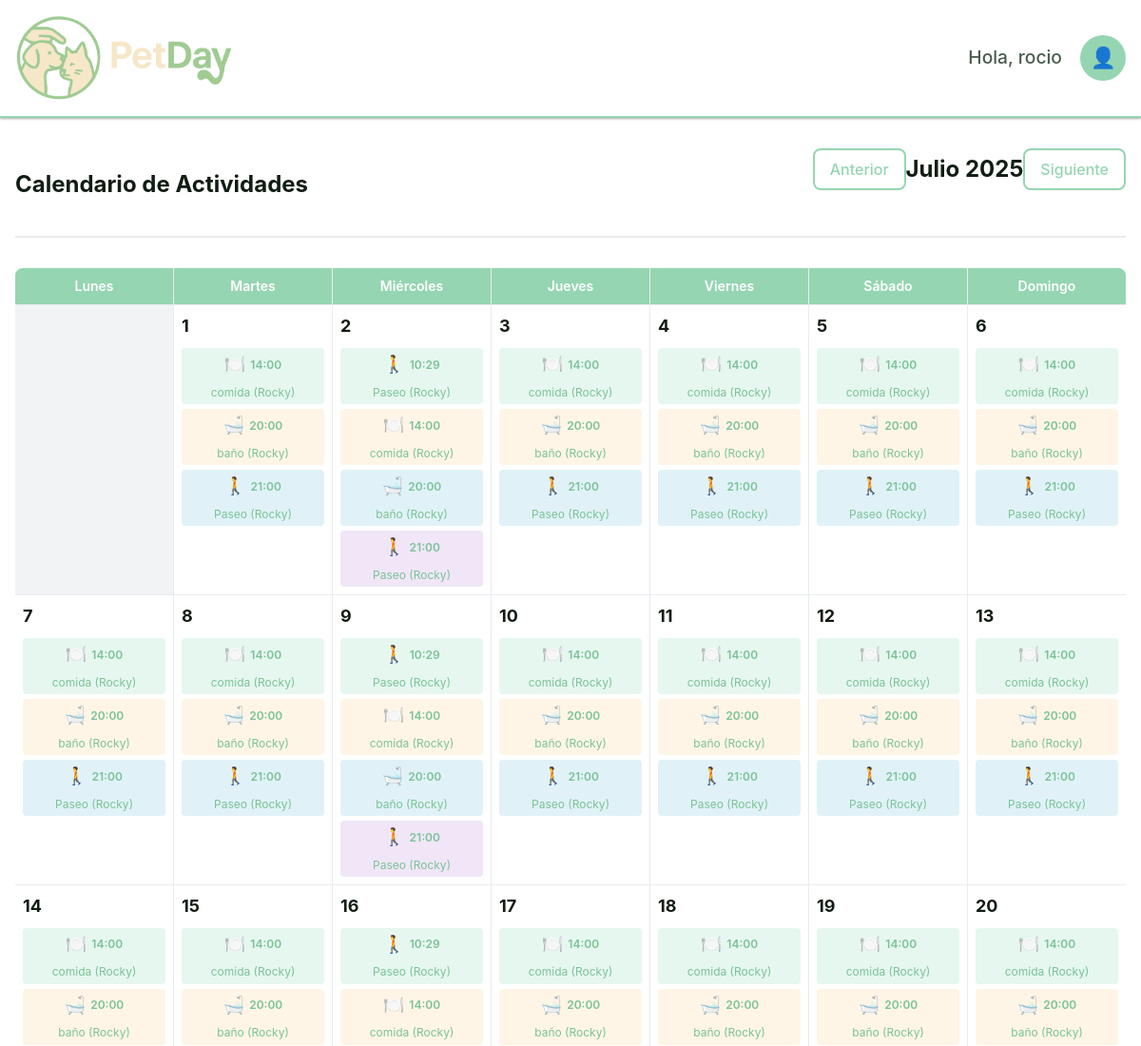
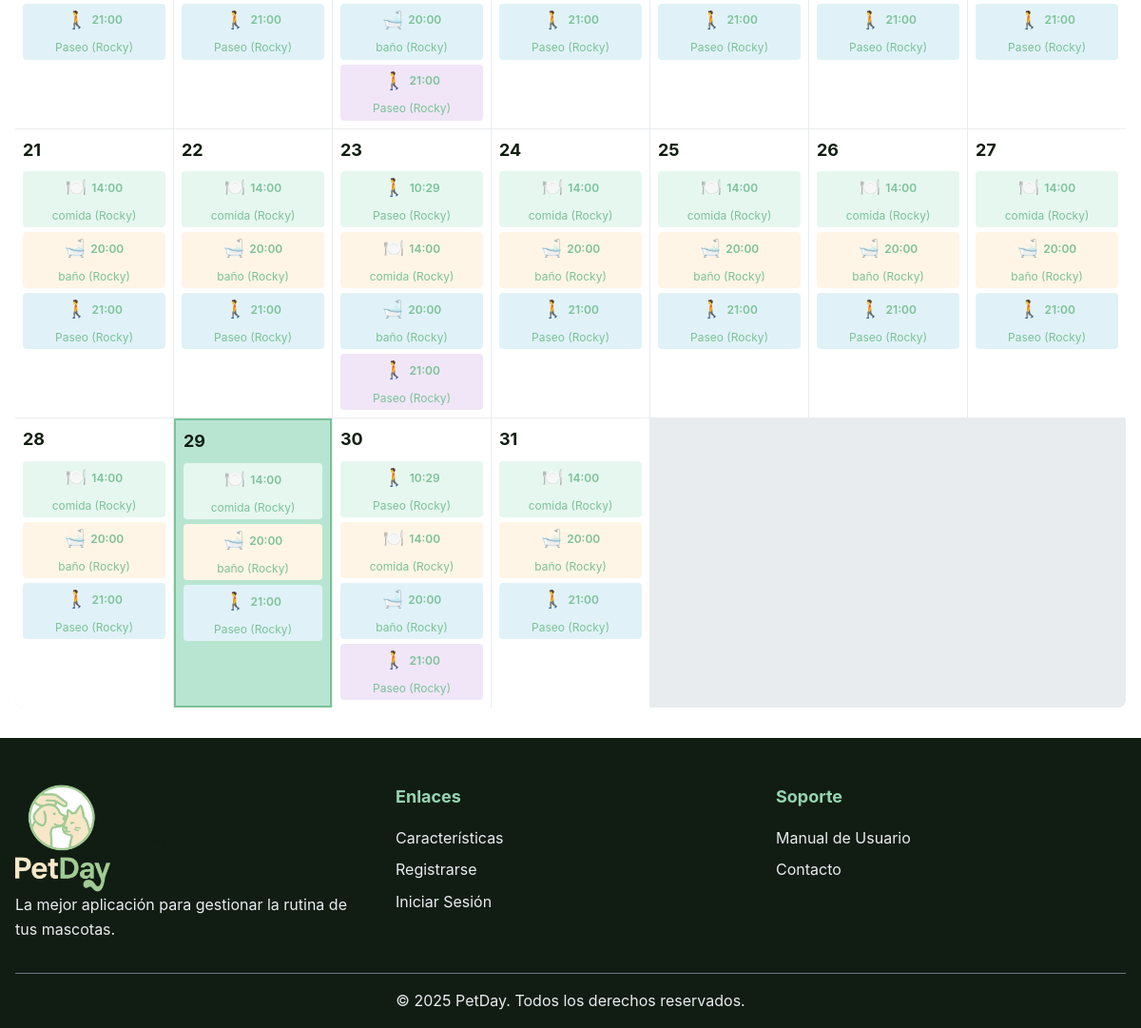
The page /php/calendar/calendar.php (signed in) on the database its author committed (2 pictures, top to bottom).
### tables this page shows
CREATE TABLE `usuarios` (
  `id_usuario` int(11) NOT NULL,
  `nombre_completo` varchar(100) NOT NULL,
  `email` varchar(100) NOT NULL,
  `token` varchar(255) NOT NULL,
  `token_recuperacion` varchar(255) NOT NULL,
  `password_hash` varchar(255) NOT NULL,
  `telefono` varchar(20) DEFAULT NULL,
  `rol` enum('usuario','veterinario','adiestrador') DEFAULT 'usuario',
  `fecha_registro` timestamp NOT NULL DEFAULT current_timestamp(),
  `activo` tinyint(1) DEFAULT 1,
  `is_verified` tinyint(1) DEFAULT 0
);

CREATE TABLE `rutinas` (
  `id_rutina` int(11) NOT NULL,
  `id_mascota` int(11) NOT NULL,
  `tipo_actividad` enum('comida','paseo','juego','medicacion','higiene','entrenamiento') NOT NULL,
  `nombre_actividad` varchar(100) NOT NULL,
  `descripcion` text DEFAULT NULL,
  `hora_programada` time NOT NULL,
  `dias_semana` set('lunes','martes','miercoles','jueves','viernes','sabado','domingo') NOT NULL,
  `activa` tinyint(1) DEFAULT 1,
  `fecha_creacion` timestamp NOT NULL DEFAULT current_timestamp()
);

### php/includes/functions.php (called while the page is built, shortened)
<?php
require_once __DIR__ . '/../../config/database_config.php';
function getUserById($userId) {
    $sql = "SELECT id_usuario, nombre_completo, email, telefono, rol, fecha_registro
            FROM usuarios
            WHERE id_usuario = ? AND activo = 1";
    return fetchOne($sql, [$userId]);
}
function getUserPets($userId) {
    $sql = "SELECT id_mascota, nombre, especie, raza, edad, peso, genero, foto, fecha_creacion
            FROM mascotas
            WHERE id_usuario = ?
            ORDER BY fecha_creacion DESC";
    return fetchAll($sql, [$userId]);
}
function getActivityIcon($activityType) {
    $icons = [
        'comida' => '🍽️',
        'paseo' => '🚶',
        'juego' => '🎾',
        'medicacion' => '💊',
        'higiene' => '🛁',
        'entrenamiento' => '🎯'
    ];
    return $icons[$activityType] ?? '📋';
}
function getPetRoutines($petId) {
    $sql = "SELECT * FROM rutinas WHERE id_mascota = ? ORDER BY hora_programada ASC";
    return fetchAll($sql, [$petId]);
}
?>

### config/database_config.php (called while the page is built, shortened)
<?php
function getConnection() {
    static $pdo = null;
    if ($pdo === null) {
        try {
            $dsn = "mysql:host=" . DB_HOST . ";dbname=" . DB_NAME . ";charset=" . DB_CHARSET;
            $options = [
                PDO::ATTR_ERRMODE            => PDO::ERRMODE_EXCEPTION,
                PDO::ATTR_DEFAULT_FETCH_MODE => PDO::FETCH_ASSOC,
                PDO::ATTR_EMULATE_PREPARES   => false,
                PDO::MYSQL_ATTR_INIT_COMMAND => "SET NAMES " . DB_CHARSET
            ];
            $pdo = new PDO($dsn, DB_USER, DB_PASS, $options);
        } catch (PDOException $e) {
            error_log("Error de conexión a la base de datos: " . $e->getMessage());
            throw new PDOException("Error de conexión a la base de datos");
        }
    }
    return $pdo;
}
function executeQuery($sql, $params = []) {
    $pdo = getConnection();
    $stmt = $pdo->prepare($sql);
    $stmt->execute($params);
    return $stmt;
}
function fetchOne($sql, $params = []) {
    $stmt = executeQuery($sql, $params);
    return $stmt->fetch();
}
function fetchAll($sql, $params = []) {
    $stmt = executeQuery($sql, $params);
    return $stmt->fetchAll();
}
?>

### php/calendar/calendar.php (the view, shortened to what this page needs)
<?php
require_once '../../config/database_config.php';
require_once '../includes/functions.php';
$userId = $_SESSION['user_id'];
$user = getUserById($userId);
$pets = getUserPets($userId);
$isLoggedIn = true;
$currentMonth = isset($_GET['month']) ? intval($_GET['month']) : date('n');
$currentYear = isset($_GET['year']) ? intval($_GET['year']) : date('Y');
$date = new DateTime("$currentYear-$currentMonth-01");
$daysInMonth = $date->format('t');
$firstDayOfWeek = $date->format('N');
$calendar = [];
$dayCounter = 1;
for ($i = 1; $i < $firstDayOfWeek; $i++) {
    $calendar[] = null;
}
while ($dayCounter <= $daysInMonth) {
    $currentDate = sprintf("%04d-%02d-%02d", $currentYear, $currentMonth, $dayCounter);
    $calendar[] = [
        'date' => $currentDate,
        'day' => $dayCounter,
        'routines' => [],
        'events' => []
    ];
    $dayCounter++;
}
foreach ($pets as $pet) {
    $petRoutines = getPetRoutines($pet['id_mascota']);
}
$prevMonth = $currentMonth - 1;
$prevYear = $currentYear;
$nextMonth = $currentMonth + 1;
$nextYear = $currentYear;
$monthNames = [
    1 => 'Enero', 2 => 'Febrero', 3 => 'Marzo', 4 => 'Abril',
    5 => 'Mayo', 6 => 'Junio', 7 => 'Julio', 8 => 'Agosto',
    9 => 'Septiembre', 10 => 'Octubre', 11 => 'Noviembre', 12 => 'Diciembre'
];
?>
<!DOCTYPE html>
<html lang="es">
<head>
    <link rel="stylesheet" href="../../css/style.css?v=1.12">
</head>
<body>
    <?php include_once __DIR__ . '/../includes/header.php'; ?>
    <main class="main-content">
        <section class="calendar-page">
            <div class="container">
                <div class="page-header">
                    <h2>Calendario de Actividades</h2>
                    <div class="calendar-nav">
                        <a href="?month=<?php echo $prevMonth; ?>&year=<?php echo $prevYear; ?>" class="btn btn-outline">Anterior</a>
                        <h3><?php echo $monthNames[$currentMonth] . ' ' . $currentYear; ?></h3>
                        <a href="?month=<?php echo $nextMonth; ?>&year=<?php echo $nextYear; ?>" class="btn btn-outline">Siguiente</a>
                    </div>
                </div>
                <div class="calendar-grid">
                    <div class="calendar-day-header"><span class="day-full">Lunes</span><span class="day-abbr">L</span></div>
                    <div class="calendar-day-header"><span class="day-full">Martes</span><span class="day-abbr">M</span></div>
                    <div class="calendar-day-header"><span class="day-full">Miércoles</span><span class="day-abbr">X</span></div>
                    <div class="calendar-day-header"><span class="day-full">Jueves</span><span class="day-abbr">J</span></div>
                    <div class="calendar-day-header"><span class="day-full">Viernes</span><span class="day-abbr">V</span></div>
                    <div class="calendar-day-header"><span class="day-full">Sábado</span><span class="day-abbr">S</span></div>
                    <div class="calendar-day-header"><span class="day-full">Domingo</span><span class="day-abbr">D</span></div>
                    <?php foreach ($calendar as $dayData): ?>
                        <?php if ($dayData === null): ?>
                            <div class="calendar-day empty"></div>
                        <?php else: ?>
                            <div class="calendar-day <?php echo (date('Y-m-d') == $dayData['date']) ? 'today' : ''; ?>"
                                 data-date="<?php echo $dayData['date']; ?>"
                                 data-events='<?php echo json_encode(array_merge($dayData['routines'], $dayData['events'])); ?>'>
                                <span class="day-number"><?php echo $dayData['day']; ?></span>
                                <div class="day-events">
                                    <?php $colorIndex = 1;  ?>
                                    <?php foreach ($dayData['routines'] as $routine): ?>
                                        <div class="event-item routine-event routine-bg-<?php echo $colorIndex; ?>">
                                            <span class="event-icon"><?php echo getActivityIcon($routine['tipo_actividad']); ?></span>
                                            <span class="event-time"><?php echo date('H:i', strtotime($routine['hora_programada'])); ?></span>
                                            <span class="event-title"><?php echo htmlspecialchars($routine['nombre_actividad']); ?> (<?php echo htmlspecialchars($routine['pet_name']); ?>)</span>
                                        </div>
                                        <?php
                                            $colorIndex++;
                                        ?>
                                    <?php endforeach; ?>
                                </div>
                            </div>
                        <?php endif; ?>
                    <?php endforeach; ?>
                </div>
            </div>
        </section>
    </main>
    <?php include_once __DIR__ . '/../includes/footer.php'; ?>
</body>
</html>

### php/includes/header.php (shortened to what this page needs)
<header class="main-header">
    <div class="container">
        <div class="header-content">
            <a href="<?php echo URL_ADMIN; ?>/index.php" class="logo">
                <img src="<?php echo URL_ADMIN; ?>/images/logotipo-lateral.png" alt="PetDay Logo" style="height: 90px;">
            </a>
            <nav class="main-nav">
                <?php if ($isLoggedIn): ?>
                    <div class="user-menu">
                        <span class="welcome-text">Hola, <?php echo htmlspecialchars($user['nombre_completo']); ?></span>
                        <div class="user-dropdown">
                            <button class="user-btn">👤</button>
                        </div>
                    </div>
                <?php endif; ?>
            </nav>
        </div>
    </div>
</header>

### rows shown on the page
usuarios: nombre_completo "rocio"
rutinas: tipo_actividad "🍽️", hora_programada "14:00", nombre_actividad "comida", pet_name "Rocky"
rutinas: tipo_actividad "🛁", hora_programada "20:00", nombre_actividad "baño", pet_name "Rocky"
rutinas: tipo_actividad "🚶", hora_programada "21:00", nombre_actividad "Paseo", pet_name "Rocky"
rutinas: tipo_actividad "🚶", hora_programada "10:29", nombre_actividad "Paseo", pet_name "Rocky"

### other values the page prints
$monthNames[$currentMonth] "Julio"
$currentYear "2025"
$dayData['day'] "1"
$dayData['day'] "2"
$dayData['day'] "3"
$dayData['day'] "4"
$dayData['day'] "5"
$dayData['day'] "6"
$dayData['day'] "7"
$dayData['day'] "8"
$dayData['day'] "9"
$dayData['day'] "10"
$dayData['day'] "11"
$dayData['day'] "12"
$dayData['day'] "13"
